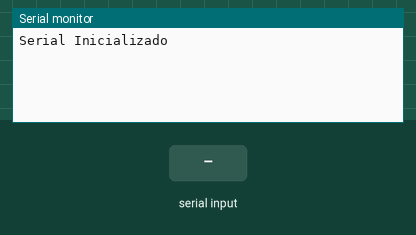
A sketch run on a simulated Arduino Uno, built with avr-gcc and run on an emulated ATmega328P. Shown: the last lines printed to the serial monitor. The inputs (shaded band) are chosen by the test bench.

Above: at 1.2 s.
1.3 s: "1" received over the second serial link
At 1.8 s:
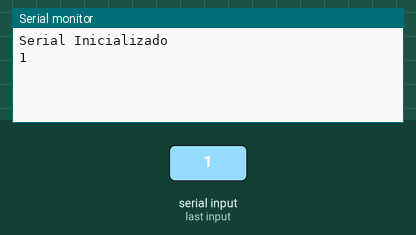
2.8 s: "0" received over the second serial link
At 4.2 s:
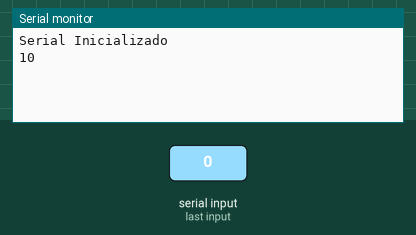

The sketch:

BT-AT-Config.ino
```cpp
/*
	Capitulo 24 de Arduino desde cero en Español.
	Programa que permite establecer una comunicacion con el modulo Bluetooth HC-05
	y configurarlo de manera tal que pueda ser vinculado mediante un telefono
	movil o dispositivo compatible.

	Autor: bitwiseAr

https://www.youtube.com/watch?v=5SmKOUHhmWk

*/

#include <SoftwareSerial.h>	// libreria que permite establecer pines digitales
				// para comunicacion serie

SoftwareSerial miBT(10, 11); 	// pin 10 como RX, pin 11 como TX

void setup(){
  Serial.begin(9600);		// comunicacion de monitor serial a 9600 bps
  Serial.println("Serial Inicializado");	// escribe Listo en el monitor
  miBT.begin(38400);		// comunicacion serie entre Arduino y el modulo a 38400 bps
}

void loop(){
if (miBT.available())     	// si hay informacion disponible desde modulo
   Serial.write(miBT.read()); 	// lee Bluetooth y envia a monitor serial de Arduino

if (Serial.available())   	// si hay informacion disponible desde el monitor serial
   miBT.write(Serial.read()); 	// lee monitor serial y envia a Bluetooth

}
```

Measured:
- after the input at 1.3 s, the serial monitor: prints a new line at once (image 1)
- after the input at 2.8 s, the serial monitor: prints a new line at once (image 2)
